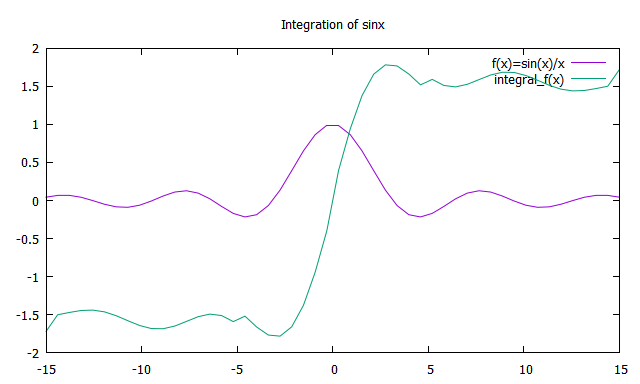

Recreate this plot in gnuplot.
f(x) = sin(x)/x
delta = 0.2
integral_f(x) = (x>0)?integral1a(x):-integral1b(x)
integral1a(x) = (x<=0)?0:(integral1a(x-delta)+delta*f(x))
integral1b(x) = (x>=0)?0:(integral1b(x+delta)+delta*f(x))
# integral2_f(x,y) takes two variables; x is the lower limit, and y the upper.
# claculate the integral of function f(t) from x to y
integral2_f(x,y) = (xy)?0:(integral2(x+delta,y)+delta*f(x))

set autoscale
set title "Integration of sinx"
set samples 50

plot [-15:15] f(x) title "f(x)=sin(x)/x", integral_f(x)
